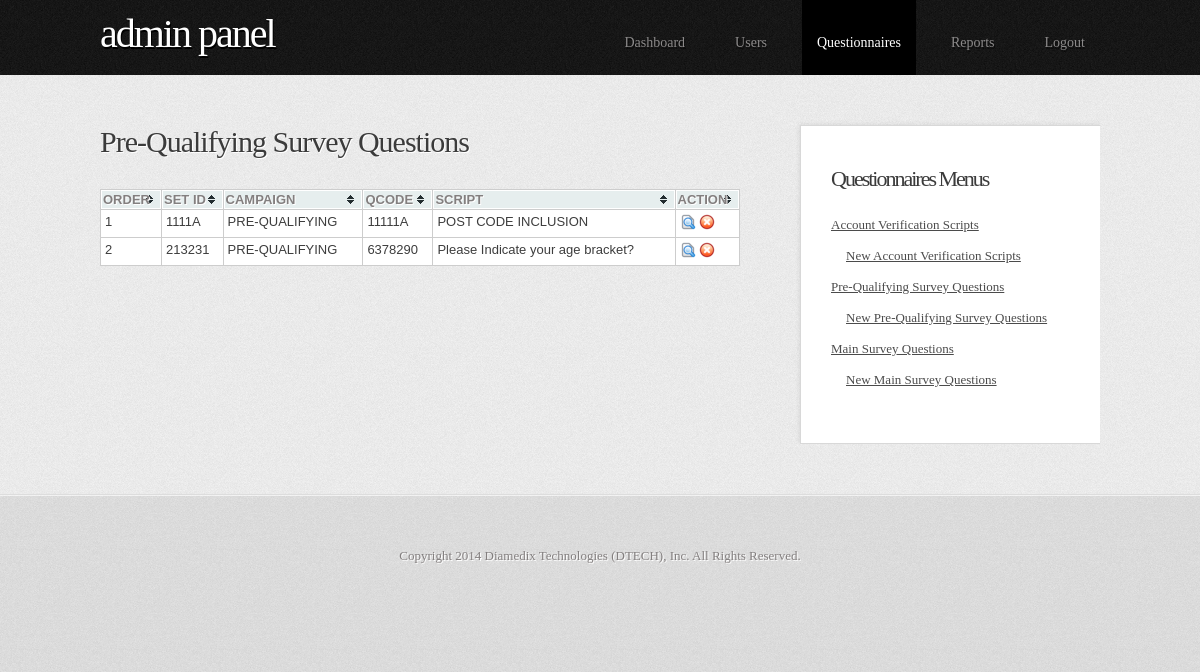
Screenshot of /index.php/questionnaires/qm_basic_lists (signed in) with the database file from the repository.
### tables this page shows
CREATE TABLE IF NOT EXISTS `dq_survey_questions` (
  `survey_question_id` int(20) NOT NULL AUTO_INCREMENT,
  `set_id` text NOT NULL,
  `qcode` text NOT NULL,
  `campaign` text NOT NULL,
  `order` text NOT NULL,
  `type` enum('basic','main') NOT NULL DEFAULT 'basic',
  `question` text NOT NULL,
  `points` int(3) NOT NULL DEFAULT '1',
  `options` text NOT NULL COMMENT 'This contains the possible options for the questions and must be in JSON format',
  `parent_rules` enum('t','f') NOT NULL DEFAULT 'f',
  `dependent` int(20) NOT NULL COMMENT 'if this is the child of a parent rule, the value must point to the id of the parent questionnaie',
  `cap_type` enum('capped','uncapped') NOT NULL DEFAULT 'capped',
  `cap` int(10) NOT NULL,
  `status_id` int(11) NOT NULL DEFAULT '1',
  `effectivity_date` date NOT NULL,
  `remarks` text NOT NULL,
  `created` datetime NOT NULL,
  `modified` datetime NOT NULL,
  PRIMARY KEY (`survey_question_id`)
);

### system/application/controllers/questionnaires.php (called while the page is built, shortened)
<?php
class Questionnaires extends Controller {
	function Questionnaires()
	{
		$this->load->helper('url');
		$this->load->model('crm_model');
		$this->load->model('qm_model');
	}
	function qm_basic_lists(){
		$data['page_side'] = "side/questionnaires";
		$data['page_view'] = "questionnaires_basic_lists";
		$data['questionnaires'] = "active";
		$data['lists'] = $this->qm_model->basic_survey_lists();
		$this->load->view('template_main', $data);
	}
}

### system/codeigniter/CodeIgniter.php (called while the page is built, shortened)
<?php  if ( ! defined('BASEPATH')) exit('No direct script access allowed');
$EXT =& load_class('Hooks');
$EXT->_call_hook('pre_system');
$URI =& load_class('URI');
$RTR =& load_class('Router');
$method = $RTR->fetch_method();
$EXT->_call_hook('pre_controller');
$CI = new $class();
if ($RTR->scaffolding_request === TRUE)
{
	if ($EXT->_call_hook('scaffolding_override') === FALSE)
	{
		$CI->_ci_scaffolding();
	}
}
else
{
	if (method_exists($CI, '_remap'))
	{
		$CI->_remap($method);
	}
	else
	{
		call_user_func_array(array(&$CI, $method), array_slice($URI->rsegments, 2));
	}
}

### index.php (called while the page is built, shortened)
<?php
require_once BASEPATH.'codeigniter/CodeIgniter'.EXT;

### system/application/models/qm_model.php (called while the page is built, shortened)
<?php
class qm_model extends model {
	public $survey = "dq_survey_questions";
	public $basic = "basic";
	function basic_survey_lists(){
		$this->db->from($this->survey);
		$this->db->where("type", $this->basic);
		$this->db->order_by('qcode', 'ASC');
		return $this->db->get()->result();
	}
}

### system/codeigniter/Base5.php (called while the page is built)
<?php  if ( ! defined('BASEPATH')) exit('No direct script access allowed');
class CI_Base {
	private static $instance;
	public function CI_Base()
	{
		self::$instance =& $this;
	}
	public static function &get_instance()
	{
		return self::$instance;
	}
}
function &get_instance()
{
	return CI_Base::get_instance();
}

### system/application/views/questionnaires_basic_lists.php (the view, shortened to what this page needs)
  <h2>Pre-Qualifying Survey Questions</h2>
<table cellspacing="1" class="tablesorter">
    <thead>
	    <tr>
		    <th>ORDER</th>
		    <th>SET ID</th>
		    <th>CAMPAIGN</th>
		    <th>QCODE</th>
		    <th>SCRIPT</th>
		    <th>ACTION</th>
	    </tr>
    </thead>
    <tbody>
	<?php if(!empty($lists)){?>
	    <?php foreach($lists as $l){?>
		<tr>
			<td><?php echo $l->order; ?></td>
			<td><?php echo $l->set_id; ?></td>
			<td><?php echo $l->campaign; ?></td>
			<td><?php echo $l->qcode; ?></td>
			<td><?php echo $l->question; ?></td>
			<td>
			    <img id = "<?php echo $l->survey_question_id ?>" class = "view" src="<?php echo base_url()?>images/view16.png">
			    <img id = "<?php echo $l->survey_question_id ?>" class = "delete" src="<?php echo base_url()?>images/delete16.png">
			</td>
		</tr>
	    <?php } ?>
	<?php } ?>
    </tbody>
   </table>

### css/admin.css (style rules this page uses)
html, body { height: 100%; }
body { margin: 0px; padding: 0px; background: #D6D6D6 url(../images/body-bg.png) repeat; font-family: 'Arvo', serif; font-size: 13px; color: #837F7F; }
h1, h2, h3 { margin: 0px; padding: 0px; font-family: 'Arvo', serif; font-weight: 400; }
#content h2 { padding: 0px 0px 20px 0px; letter-spacing: -1px; font-size: 30px; color: #3B3B3B; }
table { width: 100% }
td { vertical-align: top; }

### css/tablesorter/themes/blue/style.css (style rules this page uses)
table.tablesorter { font-family:arial; background-color: #CDCDCD; margin:10px 0pt 15px; font-size: 13px; width: 100%; text-align: left; }
table.tablesorter thead tr th, table.tablesorter tfoot tr th { background-color: #e6EEEE; border: 1px solid #FFF; 3 padding: 13px; }
table.tablesorter thead tr .header { background-image: url(bg.gif); background-repeat: no-repeat; background-position: center right; cursor: pointer; }
table.tablesorter tbody td { color: #3D3D3D; padding: 4px; background-color: #FFF; vertical-align: top; }

### rows the page displays
dq_survey_questions: order "1", set "1111A", campaign "PRE-QUALIFYING", qcode "11111A", question "POST CODE INCLUSION"
dq_survey_questions: order "2", set "213231", campaign "PRE-QUALIFYING", qcode "6378290", question "Please Indicate your age bracket?"
